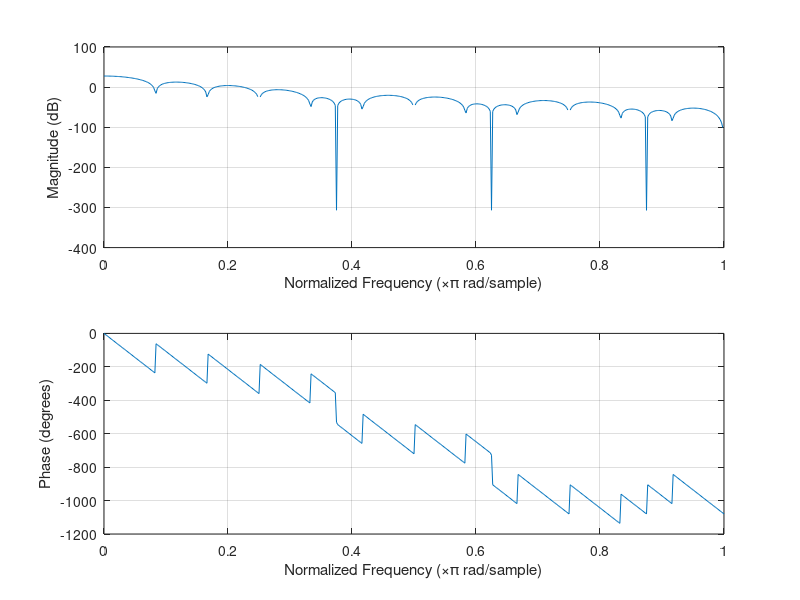
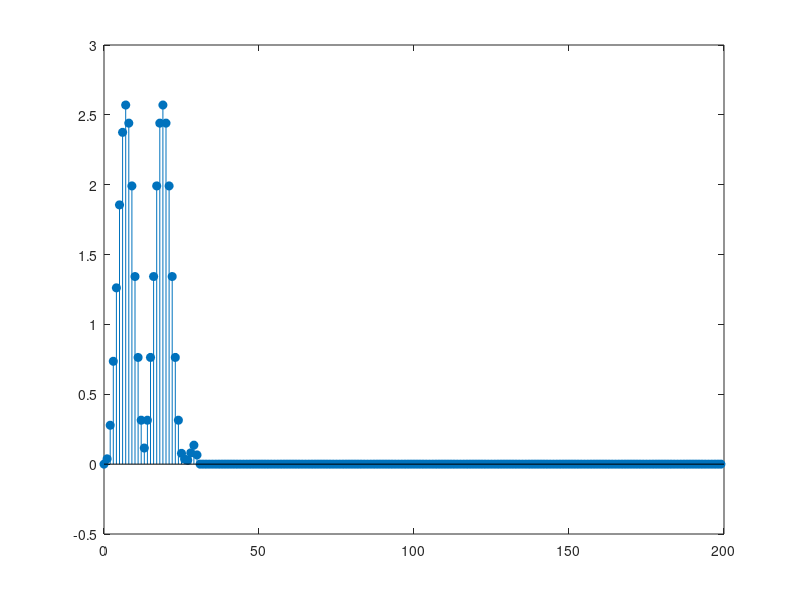
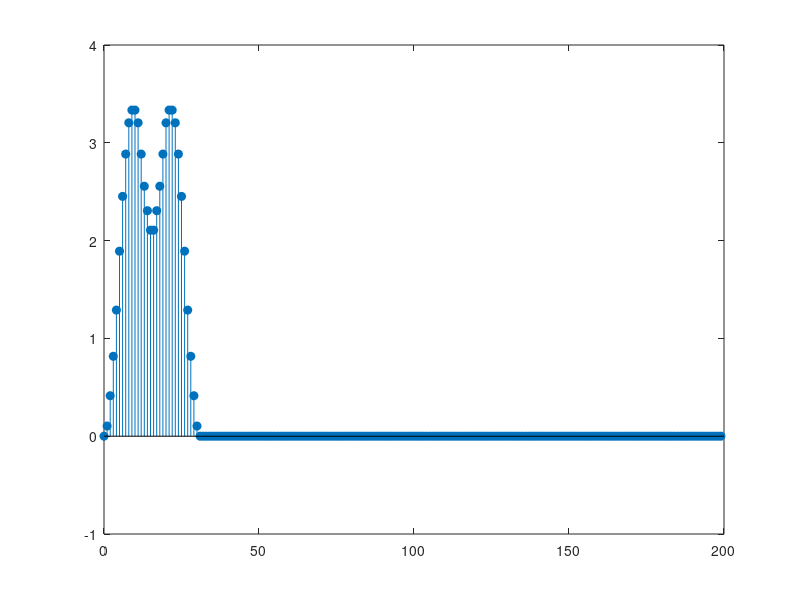
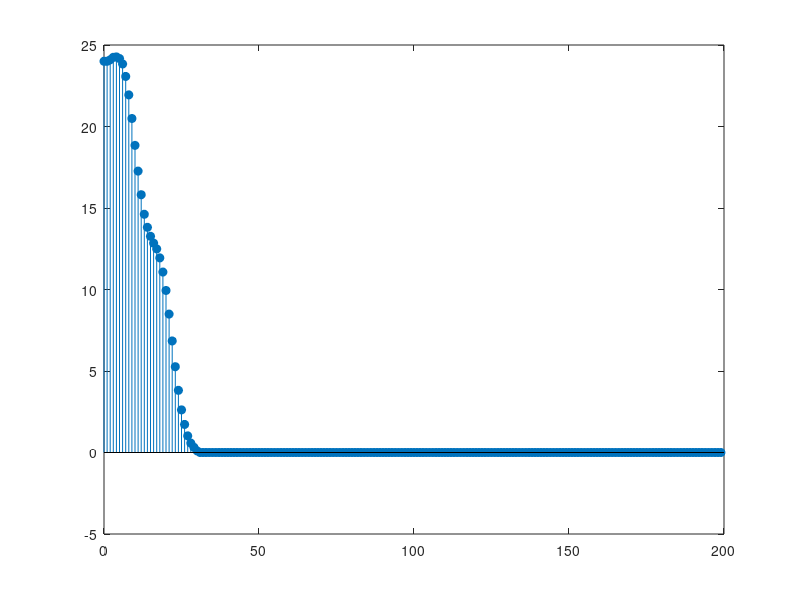

Recreate these plots in MATLAB, in order.
%EEET 425 LAB05Q2
alpha = 0.5;
N = 32;
M = N; %window length parameter, filter order

n1 = 0:(alpha * N / 2 - 1); %0 <= n < alpha*N/2, n = 0 to 7
n2 = (alpha * N / 2):(N / 2); %alpha*N/2 <= n <= N/2, n = 8 to 16
n3 = (N / 2 + 1):N; %N/2 < n <= N, n = 17 to 32

w1 = 0.5 * (1 - cos(2 * pi * n1 / (alpha * N))); %rising cosine taper
w2 = ones(1, length(n2)); %flat part
w_half = [w1, w2]; %w(n) for n = 0 to N/2
w3 = w_half(N - n3 + 1); %w(N-n), the +1 is because matlab indexes from 1

w = [w_half, w3]; %combine all three pieces into w(n)
%n = 0:N;

figure;
freqz(w, 1); %part a magnitude and phase response

nminus1 = 0:199; %time index for the input signal
num_pairs = (N / 2); %number of symmetric coefficient pairs
b = w(1:num_pairs); %first half of the window, shared by each pair
b_center = w(num_pairs + 1); %center coefficient, has no pair

x = cos((pi/6)*(nminus1)) + 3*sin((2*pi)*(nminus1)/3); %input signal, part c
L = length(x); %signal length

x_zeros = [zeros(1, N), x, zeros(1, N)]; %zero padding, N zeros on each side
y_zeros = zeros(1, L); %preallocate zero padded output

for i = 1:L
    id = i + N; %index of x(i) inside the padded signal
    acc = 0; %reset accumulator for each output sample
    for k = 0:(num_pairs - 1)
        x_left = x_zeros(id - k); %delay k sample
        x_right = x_zeros(id - N + k); %delay N-k sample, the symmetric partner
        acc = acc + b(k + 1) * (x_left + x_right); %add the pair, one multiply
    end
    acc = acc + b_center * x_zeros(id - num_pairs); %center tap at delay N/2
    y_zeros(i) = acc;
end

figure;
stem(nminus1, y_zeros, 'filled'); %zero padding output

x_left_pad  = fliplr(x(1:N)); %mirror of the start
x_right_pad = fliplr(x(L-N+1:L)); %mirror of the end
x_reflect = [x_left_pad, x, x_right_pad]; %reflective padding
y_reflect = zeros(1, L); %preallocate reflective output

for i = 1:L
    id = i + N; %index of x(i) inside the padded signal
    acc = 0;
    for k = 0:(num_pairs - 1)
        x_left = x_reflect(id - k);
        x_right = x_reflect(id - N + k);
        acc = acc + b(k + 1) * (x_left + x_right); %same pair structure as before
    end
    acc = acc + b_center * x_reflect(id - num_pairs); %center tap
    y_reflect(i) = acc;
end

figure;
stem(nminus1, y_reflect, 'filled'); %reflective padding output

x_rep = [x(1) * ones(1, N), x, x(L) * ones(1, N)]; %replicate padding, repeat edge values
y_rep = zeros(1, L); %preallocate replicate output

for i = 1:L
    id = i + N; %index of x(i) inside the padded signal
    acc = 0;
    for k = 0:(num_pairs - 1)
        x_left = x_rep(id - k);
        x_right = x_rep(id - N + k);
        acc = acc + b(k + 1) * (x_left + x_right); %same pair structure as before
    end
    acc = acc + b_center * x_rep(id - num_pairs); %center tap
    y_rep(i) = acc;
end

figure;
stem(nminus1, y_rep, 'filled'); 
